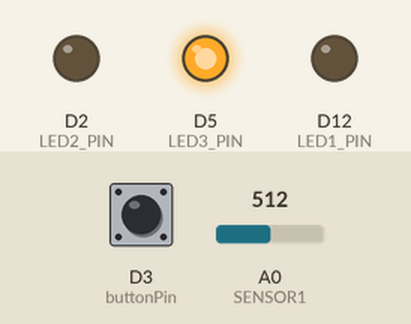
A sketch run on a simulated Arduino Zero (SAMD21). Shown: output pins drawn as LEDs (lit = HIGH). The inputs (shaded band) are chosen by the test bench; at power-on: A0 (SENSOR1) = 512, D3 (buttonPin) LOW. What the sketch prints to the serial monitor is not drawn.

Above: at 2.8 s.
2.9 s: A0 (SENSOR1) set to 892
At 5.1 s:
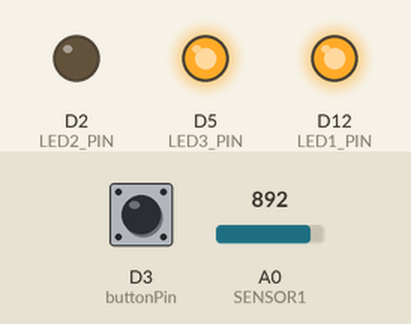
8.9 s: A0 (SENSOR1) set to 914
At 12.4 s:
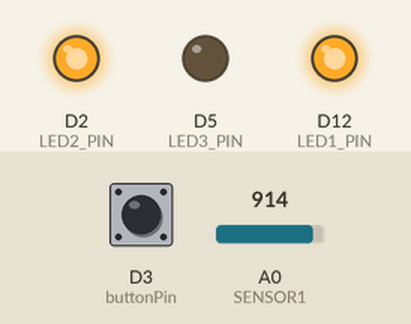
14.9 s: D3 (buttonPin) pulled HIGH for 2.35 s
At 16.7 s:
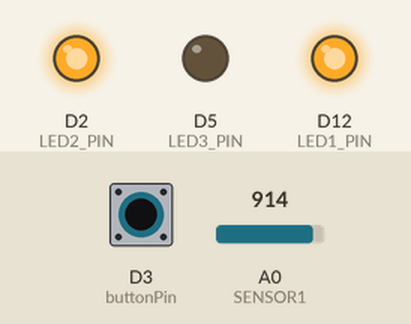
Timing chart, 0 to 18.2 s (numbered marks = the images above; inputs shaded):
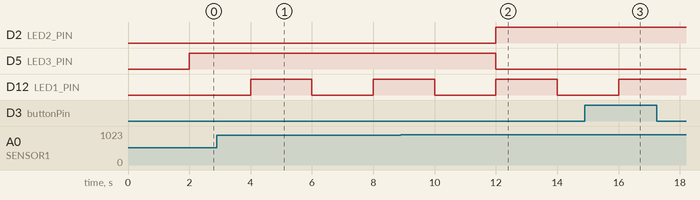

The sketch:

makeathon_project_with_mode.ino
```cpp
#include <Keypad.h>
#include <Wire.h>     // include Arduino Wire library
#include "rgb_lcd.h"  // include Seeed Studio LCD library

#define LED1_PIN 12
#define LED2_PIN 2
#define LED3_PIN 5
#define SENSOR1  A0
#define buttonPin 3
#define S1 7
#define S2 8
#define S3 9

/*
There are X beats in a Y beat measure
Tempo = 120 BPM = 2 BPS
Beats are every a = 2 / Y seconds


Our modes will be duples: Keys 1 4 7 -> 2/2, 2/4, 6/8
          triples: Keys 2 5 8 -> 3/2, 3/4, 9/8
                  quadruples: Keys 3 6 9 -> 4/2, 4/4, 12/8
*/
unsigned long delayCount = 2000;
const unsigned int TEMPO = 2;

unsigned long previousBlink1 = 0;
byte LED1_State = HIGH;
byte LED2_State = HIGH;
byte LED3_State = HIGH;

int count = 0;

// variables will change:
int buttonState = 0;         // variable for reading the pushbutton status

int countCorrect = 0;
int countTotal = 0;

int s1state;
int s2state;
int s3state;

void ISR_button()
{
  buttonState = 1;
}

void setup() {
  SerialUSB.begin(9600);
  SerialUSB.print("Set up succeeded\n");
  pinMode(LED1_PIN, OUTPUT);
  pinMode(LED2_PIN, OUTPUT);
  pinMode(LED3_PIN, OUTPUT);
  // initialize the pushbutton pin as an input:
  pinMode(buttonPin, INPUT);
  // switches
  pinMode(S1, OUTPUT);
  pinMode(S2, OUTPUT);
  pinMode(S3, OUTPUT);
  attachInterrupt(digitalPinToInterrupt(buttonPin), ISR_button, CHANGE);

}

void loop() {

  LED2_State = LOW;
  LED3_State = LOW;

  bool jump_exit = true;
  while (jump_exit) {


    s1state = digitalRead(S1);
    s2state = digitalRead(S2);
    s3state = digitalRead(S3);

    if (s1state) {
      delayCount = (TEMPO * 1000) / 2;
    } else if (s2state) {
      delayCount = (TEMPO * 1000) / 4;
    } else if (s3state) {
      delayCount = (TEMPO * 1000) / 8;
    } else {
      delayCount = (TEMPO * 1000);
    }
    // read the state of the pushbutton value:
    // check if the pushbutton is pressed.
    // if it is, the buttonState is HIGH:

    if (buttonState == 1) {
        jump_exit = false;
        break;
    }

    int analogReading = analogRead(SENSOR1);

    if (LED1_State == HIGH) {
      LED1_State = LOW;
    } else {
      LED1_State = HIGH;
    }

    SerialUSB.print("Force sensor reading = ");
    SerialUSB.print(analogReading); // print the raw analog reading


    if (analogReading > 900) {
      SerialUSB.print("  pressed on time\n");
      countCorrect += 1;
      if (LED2_State == LOW) {
      LED2_State = HIGH;
    } else {
      LED2_State = HIGH;
    }
    if (LED3_State == LOW) {
      LED3_State = LOW;
    } else {
      LED3_State = LOW;
    }
    }
    else {
      SerialUSB.print("  missed\n");
       if (LED3_State == LOW) {
        LED3_State = HIGH;
        } else {
          LED3_State = HIGH;
      }
      if (LED2_State == LOW) {
        LED2_State = LOW;
      } else {
        LED2_State = LOW;
      }
    }

    delay(delayCount);

    digitalWrite(LED1_PIN, LED1_State);
    digitalWrite(LED2_PIN, LED2_State);
    digitalWrite(LED3_PIN, LED3_State);
    countTotal += 1;

  }

  // print text on the LCD

  char txt[] =  "Great job your score is:\0";

  SerialUSB.print(txt);       // print text array
  float percentageCorrect = (countCorrect/countTotal)*100;
  SerialUSB.print(percentageCorrect);
  SerialUSB.print("%");

  SerialUSB.println("Exit code ...");
  // end here
}
```

Measured:
- the behaviour switches between 900 and 901 on A0 (SENSOR1) (found by bisection; images 1 and 2)
- after the input at 8.9 s, D2 (LED2_PIN): LOW → HIGH after 3.1 s; D5 (LED3_PIN): HIGH → LOW after 3.1 s
- after the input at 14.9 s, D12 (LED1_PIN): goes on until 16.0 s, then stays HIGH
